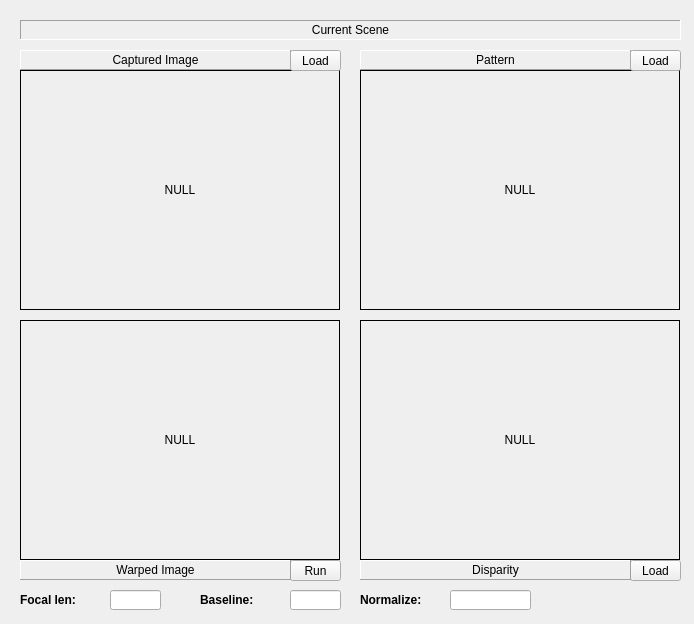
<?xml version="1.0" encoding="UTF-8"?>
<ui version="4.0">
 <class>Dialog</class>
 <widget class="QDialog" name="Dialog">
  <property name="geometry">
   <rect>
    <x>0</x>
    <y>0</y>
    <width>694</width>
    <height>624</height>
   </rect>
  </property>
  <property name="windowTitle">
   <string>Calibration</string>
  </property>
  <widget class="QLabel" name="ViewCapturedImage">
   <property name="geometry">
    <rect>
     <x>20</x>
     <y>70</y>
     <width>320</width>
     <height>240</height>
    </rect>
   </property>
   <property name="frameShape">
    <enum>QFrame::Box</enum>
   </property>
   <property name="frameShadow">
    <enum>QFrame::Plain</enum>
   </property>
   <property name="text">
    <string>NULL</string>
   </property>
   <property name="alignment">
    <set>Qt::AlignCenter</set>
   </property>
  </widget>
  <widget class="QLabel" name="LabelCapturedImage">
   <property name="enabled">
    <bool>true</bool>
   </property>
   <property name="geometry">
    <rect>
     <x>20</x>
     <y>50</y>
     <width>271</width>
     <height>20</height>
    </rect>
   </property>
   <property name="frameShape">
    <enum>QFrame::Panel</enum>
   </property>
   <property name="frameShadow">
    <enum>QFrame::Raised</enum>
   </property>
   <property name="text">
    <string>Captured Image</string>
   </property>
   <property name="alignment">
    <set>Qt::AlignCenter</set>
   </property>
  </widget>
  <widget class="QLabel" name="LabelStatus">
   <property name="geometry">
    <rect>
     <x>20</x>
     <y>20</y>
     <width>661</width>
     <height>20</height>
    </rect>
   </property>
   <property name="frameShape">
    <enum>QFrame::Panel</enum>
   </property>
   <property name="frameShadow">
    <enum>QFrame::Sunken</enum>
   </property>
   <property name="text">
    <string>Current Scene</string>
   </property>
   <property name="scaledContents">
    <bool>false</bool>
   </property>
   <property name="alignment">
    <set>Qt::AlignCenter</set>
   </property>
  </widget>
  <widget class="QToolButton" name="ToolButtonCapturedImage">
   <property name="geometry">
    <rect>
     <x>290</x>
     <y>50</y>
     <width>51</width>
     <height>21</height>
    </rect>
   </property>
   <property name="text">
    <string>Load</string>
   </property>
  </widget>
  <widget class="QLabel" name="LabelPattern">
   <property name="enabled">
    <bool>true</bool>
   </property>
   <property name="geometry">
    <rect>
     <x>360</x>
     <y>50</y>
     <width>271</width>
     <height>20</height>
    </rect>
   </property>
   <property name="frameShape">
    <enum>QFrame::Panel</enum>
   </property>
   <property name="frameShadow">
    <enum>QFrame::Raised</enum>
   </property>
   <property name="text">
    <string>Pattern</string>
   </property>
   <property name="alignment">
    <set>Qt::AlignCenter</set>
   </property>
  </widget>
  <widget class="QLabel" name="ViewPattern">
   <property name="geometry">
    <rect>
     <x>360</x>
     <y>70</y>
     <width>320</width>
     <height>240</height>
    </rect>
   </property>
   <property name="frameShape">
    <enum>QFrame::Box</enum>
   </property>
   <property name="frameShadow">
    <enum>QFrame::Plain</enum>
   </property>
   <property name="text">
    <string>NULL</string>
   </property>
   <property name="alignment">
    <set>Qt::AlignCenter</set>
   </property>
  </widget>
  <widget class="QToolButton" name="ToolButtonPattern">
   <property name="geometry">
    <rect>
     <x>630</x>
     <y>50</y>
     <width>51</width>
     <height>21</height>
    </rect>
   </property>
   <property name="text">
    <string>Load</string>
   </property>
  </widget>
  <widget class="QToolButton" name="ToolButtonDisparity">
   <property name="geometry">
    <rect>
     <x>630</x>
     <y>560</y>
     <width>51</width>
     <height>21</height>
    </rect>
   </property>
   <property name="text">
    <string>Load</string>
   </property>
  </widget>
  <widget class="QLabel" name="ViewDisparity">
   <property name="geometry">
    <rect>
     <x>360</x>
     <y>320</y>
     <width>320</width>
     <height>240</height>
    </rect>
   </property>
   <property name="frameShape">
    <enum>QFrame::Box</enum>
   </property>
   <property name="frameShadow">
    <enum>QFrame::Plain</enum>
   </property>
   <property name="text">
    <string>NULL</string>
   </property>
   <property name="alignment">
    <set>Qt::AlignCenter</set>
   </property>
  </widget>
  <widget class="QToolButton" name="ToolButtonWarpedImage">
   <property name="geometry">
    <rect>
     <x>290</x>
     <y>560</y>
     <width>51</width>
     <height>21</height>
    </rect>
   </property>
   <property name="text">
    <string>Run</string>
   </property>
  </widget>
  <widget class="QLabel" name="ViewWarpedImage">
   <property name="geometry">
    <rect>
     <x>20</x>
     <y>320</y>
     <width>320</width>
     <height>240</height>
    </rect>
   </property>
   <property name="frameShape">
    <enum>QFrame::Box</enum>
   </property>
   <property name="frameShadow">
    <enum>QFrame::Plain</enum>
   </property>
   <property name="text">
    <string>NULL</string>
   </property>
   <property name="alignment">
    <set>Qt::AlignCenter</set>
   </property>
  </widget>
  <widget class="QLabel" name="LabelWapredImage">
   <property name="enabled">
    <bool>true</bool>
   </property>
   <property name="geometry">
    <rect>
     <x>20</x>
     <y>560</y>
     <width>271</width>
     <height>20</height>
    </rect>
   </property>
   <property name="frameShape">
    <enum>QFrame::Panel</enum>
   </property>
   <property name="frameShadow">
    <enum>QFrame::Raised</enum>
   </property>
   <property name="text">
    <string>Warped Image</string>
   </property>
   <property name="alignment">
    <set>Qt::AlignCenter</set>
   </property>
  </widget>
  <widget class="QLabel" name="LabelDisparity">
   <property name="enabled">
    <bool>true</bool>
   </property>
   <property name="geometry">
    <rect>
     <x>360</x>
     <y>560</y>
     <width>271</width>
     <height>20</height>
    </rect>
   </property>
   <property name="frameShape">
    <enum>QFrame::Panel</enum>
   </property>
   <property name="frameShadow">
    <enum>QFrame::Raised</enum>
   </property>
   <property name="text">
    <string>Disparity</string>
   </property>
   <property name="alignment">
    <set>Qt::AlignCenter</set>
   </property>
  </widget>
  <widget class="QLineEdit" name="LineEditFocalLen">
   <property name="geometry">
    <rect>
     <x>110</x>
     <y>590</y>
     <width>51</width>
     <height>20</height>
    </rect>
   </property>
  </widget>
  <widget class="QLabel" name="LabelFocalLen">
   <property name="geometry">
    <rect>
     <x>20</x>
     <y>590</y>
     <width>81</width>
     <height>20</height>
    </rect>
   </property>
   <property name="font">
    <font>
     <weight>75</weight>
     <bold>true</bold>
    </font>
   </property>
   <property name="text">
    <string>Focal len:</string>
   </property>
  </widget>
  <widget class="QLineEdit" name="LineEditBaseline">
   <property name="geometry">
    <rect>
     <x>290</x>
     <y>590</y>
     <width>51</width>
     <height>20</height>
    </rect>
   </property>
  </widget>
  <widget class="QLabel" name="LabelBaseline">
   <property name="geometry">
    <rect>
     <x>200</x>
     <y>590</y>
     <width>81</width>
     <height>20</height>
    </rect>
   </property>
   <property name="font">
    <font>
     <weight>75</weight>
     <bold>true</bold>
    </font>
   </property>
   <property name="text">
    <string>Baseline:</string>
   </property>
  </widget>
  <widget class="QLabel" name="LabelNormalize">
   <property name="geometry">
    <rect>
     <x>360</x>
     <y>590</y>
     <width>81</width>
     <height>20</height>
    </rect>
   </property>
   <property name="font">
    <font>
     <weight>75</weight>
     <bold>true</bold>
    </font>
   </property>
   <property name="text">
    <string>Normalize:</string>
   </property>
  </widget>
  <widget class="QLineEdit" name="LineEditNormalize">
   <property name="geometry">
    <rect>
     <x>450</x>
     <y>590</y>
     <width>81</width>
     <height>20</height>
    </rect>
   </property>
   <property name="text">
    <string/>
   </property>
  </widget>
 </widget>
 <resources/>
 <connections/>
</ui>
